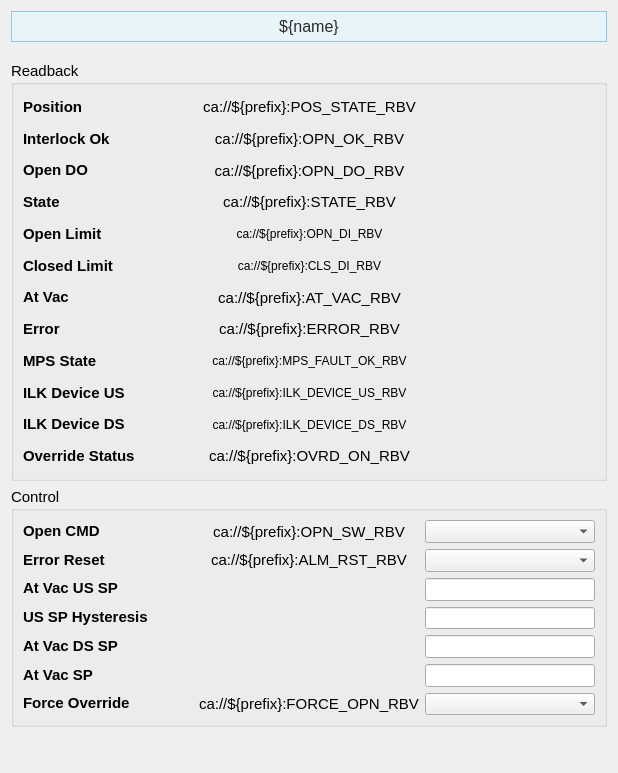
<?xml version="1.0" encoding="UTF-8"?>
<ui version="4.0">
 <class>Form</class>
 <widget class="QWidget" name="Form">
  <property name="geometry">
   <rect>
    <x>0</x>
    <y>0</y>
    <width>618</width>
    <height>773</height>
   </rect>
  </property>
  <property name="sizePolicy">
   <sizepolicy hsizetype="Preferred" vsizetype="Preferred">
    <horstretch>0</horstretch>
    <verstretch>0</verstretch>
   </sizepolicy>
  </property>
  <property name="windowTitle">
   <string>Form</string>
  </property>
  <layout class="QVBoxLayout" name="verticalLayout_7">
   <item>
    <widget class="PyDMLabel" name="PyDMLabel_11">
     <property name="maximumSize">
      <size>
       <width>16777215</width>
       <height>40</height>
      </size>
     </property>
     <property name="font">
      <font>
       <pointsize>12</pointsize>
      </font>
     </property>
     <property name="toolTip">
      <string/>
     </property>
     <property name="styleSheet">
      <string notr="true">    background-color: #e8f4f8;

    border: 1px solid #90c8e0;

    padding: 5px;

    color: rgb(43, 43, 43);</string>
     </property>
     <property name="text">
      <string>${name}</string>
     </property>
     <property name="alignment">
      <set>Qt::AlignCenter</set>
     </property>
    </widget>
   </item>
   <item>
    <spacer name="verticalSpacer_2">
     <property name="orientation">
      <enum>Qt::Vertical</enum>
     </property>
     <property name="sizeType">
      <enum>QSizePolicy::Fixed</enum>
     </property>
     <property name="sizeHint" stdset="0">
      <size>
       <width>20</width>
       <height>13</height>
      </size>
     </property>
    </spacer>
   </item>
   <item>
    <widget class="QGroupBox" name="groupBox">
     <property name="sizePolicy">
      <sizepolicy hsizetype="Preferred" vsizetype="Fixed">
       <horstretch>0</horstretch>
       <verstretch>0</verstretch>
      </sizepolicy>
     </property>
     <property name="minimumSize">
      <size>
       <width>0</width>
       <height>420</height>
      </size>
     </property>
     <property name="font">
      <font>
       <pointsize>11</pointsize>
      </font>
     </property>
     <property name="title">
      <string>Readback</string>
     </property>
     <layout class="QVBoxLayout" name="verticalLayout_14">
      <item>
       <layout class="QHBoxLayout" name="horizontalLayout_4" stretch="1,1,1">
        <item>
         <layout class="QVBoxLayout" name="verticalLayout">
          <item>
           <widget class="QLabel" name="interlock_ok_label_13">
            <property name="font">
             <font>
              <pointsize>11</pointsize>
             </font>
            </property>
            <property name="styleSheet">
             <string/>
            </property>
            <property name="text">
             <string>&lt;html&gt;&lt;head/&gt;&lt;body&gt;&lt;p&gt;&lt;span style=&quot; font-weight:600;&quot;&gt;Position&lt;/span&gt;&lt;/p&gt;&lt;/body&gt;&lt;/html&gt;</string>
            </property>
           </widget>
          </item>
          <item>
           <widget class="QLabel" name="interlock_ok_label_12">
            <property name="font">
             <font>
              <pointsize>11</pointsize>
             </font>
            </property>
            <property name="styleSheet">
             <string/>
            </property>
            <property name="text">
             <string>&lt;html&gt;&lt;head/&gt;&lt;body&gt;&lt;p&gt;&lt;span style=&quot; font-weight:600;&quot;&gt;Interlock Ok&lt;/span&gt;&lt;/p&gt;&lt;/body&gt;&lt;/html&gt;</string>
            </property>
           </widget>
          </item>
          <item>
           <widget class="QLabel" name="interlock_ok_label_14">
            <property name="font">
             <font>
              <pointsize>11</pointsize>
             </font>
            </property>
            <property name="styleSheet">
             <string/>
            </property>
            <property name="text">
             <string>&lt;html&gt;&lt;head/&gt;&lt;body&gt;&lt;p&gt;&lt;span style=&quot; font-weight:600;&quot;&gt;Open DO&lt;/span&gt;&lt;/p&gt;&lt;/body&gt;&lt;/html&gt;</string>
            </property>
           </widget>
          </item>
          <item>
           <widget class="QLabel" name="interlock_ok_label_5">
            <property name="font">
             <font>
              <pointsize>11</pointsize>
             </font>
            </property>
            <property name="styleSheet">
             <string/>
            </property>
            <property name="text">
             <string>&lt;html&gt;&lt;head/&gt;&lt;body&gt;&lt;p&gt;&lt;span style=&quot; font-weight:600;&quot;&gt;State&lt;/span&gt;&lt;/p&gt;&lt;/body&gt;&lt;/html&gt;</string>
            </property>
           </widget>
          </item>
          <item>
           <widget class="QLabel" name="interlock_ok_label_10">
            <property name="font">
             <font>
              <pointsize>11</pointsize>
             </font>
            </property>
            <property name="styleSheet">
             <string/>
            </property>
            <property name="text">
             <string>&lt;html&gt;&lt;head/&gt;&lt;body&gt;&lt;p&gt;&lt;span style=&quot; font-weight:600;&quot;&gt;Open Limit&lt;/span&gt;&lt;/p&gt;&lt;/body&gt;&lt;/html&gt;</string>
            </property>
           </widget>
          </item>
          <item>
           <widget class="QLabel" name="interlock_ok_label_11">
            <property name="font">
             <font>
              <pointsize>11</pointsize>
             </font>
            </property>
            <property name="styleSheet">
             <string/>
            </property>
            <property name="text">
             <string>&lt;html&gt;&lt;head/&gt;&lt;body&gt;&lt;p&gt;&lt;span style=&quot; font-weight:600;&quot;&gt;Closed Limit&lt;/span&gt;&lt;/p&gt;&lt;/body&gt;&lt;/html&gt;</string>
            </property>
           </widget>
          </item>
          <item>
           <widget class="QLabel" name="interlock_ok_label_2">
            <property name="font">
             <font>
              <pointsize>11</pointsize>
             </font>
            </property>
            <property name="styleSheet">
             <string/>
            </property>
            <property name="text">
             <string>&lt;html&gt;&lt;head/&gt;&lt;body&gt;&lt;p&gt;&lt;span style=&quot; font-weight:600;&quot;&gt;At Vac&lt;/span&gt;&lt;/p&gt;&lt;/body&gt;&lt;/html&gt;</string>
            </property>
           </widget>
          </item>
          <item>
           <widget class="QLabel" name="interlock_ok_label">
            <property name="font">
             <font>
              <pointsize>11</pointsize>
             </font>
            </property>
            <property name="styleSheet">
             <string/>
            </property>
            <property name="text">
             <string>&lt;html&gt;&lt;head/&gt;&lt;body&gt;&lt;p&gt;&lt;span style=&quot; font-weight:600;&quot;&gt;Error&lt;/span&gt;&lt;/p&gt;&lt;/body&gt;&lt;/html&gt;</string>
            </property>
           </widget>
          </item>
          <item>
           <widget class="QLabel" name="interlock_ok_label_7">
            <property name="font">
             <font>
              <pointsize>11</pointsize>
             </font>
            </property>
            <property name="styleSheet">
             <string/>
            </property>
            <property name="text">
             <string>&lt;html&gt;&lt;head/&gt;&lt;body&gt;&lt;p&gt;&lt;span style=&quot; font-weight:600;&quot;&gt;MPS State&lt;/span&gt;&lt;/p&gt;&lt;/body&gt;&lt;/html&gt;</string>
            </property>
           </widget>
          </item>
          <item>
           <widget class="QLabel" name="interlock_ok_label_4">
            <property name="font">
             <font>
              <pointsize>11</pointsize>
             </font>
            </property>
            <property name="styleSheet">
             <string/>
            </property>
            <property name="text">
             <string>&lt;html&gt;&lt;head/&gt;&lt;body&gt;&lt;p&gt;&lt;span style=&quot; font-weight:600;&quot;&gt;ILK Device US&lt;/span&gt;&lt;/p&gt;&lt;/body&gt;&lt;/html&gt;</string>
            </property>
           </widget>
          </item>
          <item>
           <widget class="QLabel" name="interlock_ok_label_6">
            <property name="font">
             <font>
              <pointsize>11</pointsize>
             </font>
            </property>
            <property name="styleSheet">
             <string/>
            </property>
            <property name="text">
             <string>&lt;html&gt;&lt;head/&gt;&lt;body&gt;&lt;p&gt;&lt;span style=&quot; font-weight:600;&quot;&gt;ILK Device DS&lt;/span&gt;&lt;/p&gt;&lt;/body&gt;&lt;/html&gt;</string>
            </property>
           </widget>
          </item>
          <item>
           <widget class="QLabel" name="interlock_ok_label_17">
            <property name="font">
             <font>
              <pointsize>11</pointsize>
             </font>
            </property>
            <property name="styleSheet">
             <string/>
            </property>
            <property name="text">
             <string>&lt;html&gt;&lt;head/&gt;&lt;body&gt;&lt;p&gt;&lt;span style=&quot; font-weight:600;&quot;&gt;Override Status&lt;/span&gt;&lt;/p&gt;&lt;/body&gt;&lt;/html&gt;</string>
            </property>
           </widget>
          </item>
         </layout>
        </item>
        <item>
         <layout class="QVBoxLayout" name="verticalLayout_4">
          <item>
           <widget class="PyDMLabel" name="PyDMLabel_19">
            <property name="toolTip">
             <string/>
            </property>
            <property name="text">
             <string>ca://${prefix}:POS_STATE_RBV</string>
            </property>
            <property name="alignment">
             <set>Qt::AlignCenter</set>
            </property>
            <property name="channel">
             <string>ca://${prefix}:POS_STATE_RBV</string>
            </property>
           </widget>
          </item>
          <item>
           <widget class="PyDMLabel" name="PyDMLabel_17">
            <property name="toolTip">
             <string/>
            </property>
            <property name="text">
             <string>ca://${prefix}:OPN_OK_RBV</string>
            </property>
            <property name="alignment">
             <set>Qt::AlignCenter</set>
            </property>
            <property name="channel">
             <string>ca://${prefix}:OPN_OK_RBV</string>
            </property>
           </widget>
          </item>
          <item>
           <widget class="PyDMLabel" name="PyDMLabel_20">
            <property name="toolTip">
             <string/>
            </property>
            <property name="text">
             <string>ca://${prefix}:OPN_DO_RBV</string>
            </property>
            <property name="alignment">
             <set>Qt::AlignCenter</set>
            </property>
            <property name="precision">
             <number>0</number>
            </property>
            <property name="showUnits">
             <bool>false</bool>
            </property>
            <property name="precisionFromPV">
             <bool>true</bool>
            </property>
            <property name="alarmSensitiveContent">
             <bool>false</bool>
            </property>
            <property name="alarmSensitiveBorder">
             <bool>true</bool>
            </property>
            <property name="PyDMToolTip">
             <string/>
            </property>
            <property name="channel">
             <string>ca://${prefix}:OPN_DO_RBV</string>
            </property>
            <property name="enableRichText">
             <bool>false</bool>
            </property>
            <property name="displayLabelText">
             <bool>false</bool>
            </property>
            <property name="disconnectedText">
             <string/>
            </property>
           </widget>
          </item>
          <item>
           <widget class="PyDMLabel" name="PyDMLabel_8">
            <property name="toolTip">
             <string/>
            </property>
            <property name="text">
             <string>ca://${prefix}:STATE_RBV</string>
            </property>
            <property name="alignment">
             <set>Qt::AlignCenter</set>
            </property>
            <property name="channel">
             <string>ca://${prefix}:STATE_RBV</string>
            </property>
           </widget>
          </item>
          <item>
           <widget class="PyDMLabel" name="PyDMLabel_16">
            <property name="font">
             <font>
              <pointsize>9</pointsize>
             </font>
            </property>
            <property name="toolTip">
             <string/>
            </property>
            <property name="text">
             <string>ca://${prefix}:OPN_DI_RBV</string>
            </property>
            <property name="alignment">
             <set>Qt::AlignCenter</set>
            </property>
            <property name="channel">
             <string>ca://${prefix}:OPN_DI_RBV</string>
            </property>
           </widget>
          </item>
          <item>
           <widget class="PyDMLabel" name="PyDMLabel_18">
            <property name="font">
             <font>
              <pointsize>9</pointsize>
             </font>
            </property>
            <property name="toolTip">
             <string/>
            </property>
            <property name="text">
             <string>ca://${prefix}:CLS_DI_RBV</string>
            </property>
            <property name="alignment">
             <set>Qt::AlignCenter</set>
            </property>
            <property name="channel">
             <string>ca://${prefix}:CLS_DI_RBV</string>
            </property>
           </widget>
          </item>
          <item>
           <widget class="PyDMLabel" name="PyDMLabel_14">
            <property name="toolTip">
             <string/>
            </property>
            <property name="text">
             <string>ca://${prefix}:AT_VAC_RBV</string>
            </property>
            <property name="alignment">
             <set>Qt::AlignCenter</set>
            </property>
            <property name="channel">
             <string>ca://${prefix}:AT_VAC_RBV</string>
            </property>
           </widget>
          </item>
          <item>
           <widget class="PyDMLabel" name="PyDMLabel_15">
            <property name="toolTip">
             <string/>
            </property>
            <property name="text">
             <string>ca://${prefix}:ERROR_RBV</string>
            </property>
            <property name="alignment">
             <set>Qt::AlignCenter</set>
            </property>
            <property name="channel">
             <string>ca://${prefix}:ERROR_RBV</string>
            </property>
           </widget>
          </item>
          <item>
           <widget class="PyDMLabel" name="PyDMLabel_12">
            <property name="font">
             <font>
              <pointsize>9</pointsize>
             </font>
            </property>
            <property name="toolTip">
             <string/>
            </property>
            <property name="text">
             <string>ca://${prefix}:MPS_FAULT_OK_RBV</string>
            </property>
            <property name="alignment">
             <set>Qt::AlignCenter</set>
            </property>
            <property name="channel">
             <string>ca://${prefix}:MPS_FAULT_OK_RBV</string>
            </property>
           </widget>
          </item>
          <item>
           <widget class="PyDMLabel" name="PyDMLabel_9">
            <property name="font">
             <font>
              <pointsize>9</pointsize>
             </font>
            </property>
            <property name="toolTip">
             <string/>
            </property>
            <property name="text">
             <string>ca://${prefix}:ILK_DEVICE_US_RBV</string>
            </property>
            <property name="alignment">
             <set>Qt::AlignCenter</set>
            </property>
            <property name="channel">
             <string>ca://${prefix}:ILK_DEVICE_US_RBV</string>
            </property>
            <property name="displayFormat">
             <enum>PyDMLabel::String</enum>
            </property>
           </widget>
          </item>
          <item>
           <widget class="PyDMLabel" name="PyDMLabel_10">
            <property name="font">
             <font>
              <pointsize>9</pointsize>
             </font>
            </property>
            <property name="toolTip">
             <string/>
            </property>
            <property name="text">
             <string>ca://${prefix}:ILK_DEVICE_DS_RBV</string>
            </property>
            <property name="alignment">
             <set>Qt::AlignCenter</set>
            </property>
            <property name="channel">
             <string>ca://${prefix}:ILK_DEVICE_DS_RBV</string>
            </property>
            <property name="displayFormat">
             <enum>PyDMLabel::String</enum>
            </property>
           </widget>
          </item>
          <item>
           <widget class="PyDMLabel" name="PyDMLabel_23">
            <property name="toolTip">
             <string/>
            </property>
            <property name="text">
             <string>ca://${prefix}:OVRD_ON_RBV</string>
            </property>
            <property name="alignment">
             <set>Qt::AlignCenter</set>
            </property>
            <property name="channel">
             <string>ca://${prefix}:OVRD_ON_RBV</string>
            </property>
           </widget>
          </item>
         </layout>
        </item>
        <item>
         <layout class="QVBoxLayout" name="verticalLayout_3">
          <item>
           <widget class="QLabel" name="label_3">
            <property name="text">
             <string/>
            </property>
           </widget>
          </item>
          <item>
           <widget class="QLabel" name="label_6">
            <property name="text">
             <string/>
            </property>
           </widget>
          </item>
          <item>
           <widget class="QLabel" name="label_12">
            <property name="text">
             <string/>
            </property>
           </widget>
          </item>
          <item>
           <widget class="QLabel" name="label_14">
            <property name="text">
             <string/>
            </property>
           </widget>
          </item>
          <item>
           <widget class="QLabel" name="label_15">
            <property name="text">
             <string/>
            </property>
           </widget>
          </item>
          <item>
           <widget class="QLabel" name="label_13">
            <property name="text">
             <string/>
            </property>
           </widget>
          </item>
          <item>
           <widget class="QLabel" name="label_9">
            <property name="text">
             <string/>
            </property>
           </widget>
          </item>
         </layout>
        </item>
       </layout>
      </item>
     </layout>
    </widget>
   </item>
   <item>
    <widget class="QGroupBox" name="groupBox_2">
     <property name="sizePolicy">
      <sizepolicy hsizetype="Preferred" vsizetype="Fixed">
       <horstretch>0</horstretch>
       <verstretch>0</verstretch>
      </sizepolicy>
     </property>
     <property name="minimumSize">
      <size>
       <width>0</width>
       <height>240</height>
      </size>
     </property>
     <property name="font">
      <font>
       <pointsize>11</pointsize>
      </font>
     </property>
     <property name="title">
      <string>Control</string>
     </property>
     <layout class="QVBoxLayout" name="verticalLayout_15">
      <item>
       <layout class="QHBoxLayout" name="horizontalLayout_5" stretch="1,1,1">
        <item>
         <layout class="QVBoxLayout" name="verticalLayout_2">
          <item>
           <widget class="QLabel" name="interlock_ok_label_15">
            <property name="font">
             <font>
              <pointsize>11</pointsize>
             </font>
            </property>
            <property name="styleSheet">
             <string/>
            </property>
            <property name="text">
             <string>&lt;html&gt;&lt;head/&gt;&lt;body&gt;&lt;p&gt;&lt;span style=&quot; font-weight:600;&quot;&gt;Open CMD&lt;/span&gt;&lt;/p&gt;&lt;/body&gt;&lt;/html&gt;</string>
            </property>
           </widget>
          </item>
          <item>
           <widget class="QLabel" name="interlock_ok_label_16">
            <property name="font">
             <font>
              <pointsize>11</pointsize>
             </font>
            </property>
            <property name="styleSheet">
             <string/>
            </property>
            <property name="text">
             <string>&lt;html&gt;&lt;head/&gt;&lt;body&gt;&lt;p&gt;&lt;span style=&quot; font-weight:600;&quot;&gt;Error Reset&lt;/span&gt;&lt;/p&gt;&lt;/body&gt;&lt;/html&gt;</string>
            </property>
           </widget>
          </item>
          <item>
           <widget class="QLabel" name="interlock_ok_label_19">
            <property name="font">
             <font>
              <pointsize>11</pointsize>
             </font>
            </property>
            <property name="styleSheet">
             <string/>
            </property>
            <property name="text">
             <string>&lt;html&gt;&lt;head/&gt;&lt;body&gt;&lt;p&gt;&lt;span style=&quot; font-weight:600;&quot;&gt;At Vac US SP&lt;/span&gt;&lt;/p&gt;&lt;/body&gt;&lt;/html&gt;</string>
            </property>
           </widget>
          </item>
          <item>
           <widget class="QLabel" name="interlock_ok_label_9">
            <property name="font">
             <font>
              <pointsize>11</pointsize>
             </font>
            </property>
            <property name="styleSheet">
             <string/>
            </property>
            <property name="text">
             <string>&lt;html&gt;&lt;head/&gt;&lt;body&gt;&lt;p&gt;&lt;span style=&quot; font-weight:600;&quot;&gt;US SP Hysteresis&lt;/span&gt;&lt;/p&gt;&lt;/body&gt;&lt;/html&gt;</string>
            </property>
           </widget>
          </item>
          <item>
           <widget class="QLabel" name="interlock_ok_label_20">
            <property name="font">
             <font>
              <pointsize>11</pointsize>
             </font>
            </property>
            <property name="styleSheet">
             <string/>
            </property>
            <property name="text">
             <string>&lt;html&gt;&lt;head/&gt;&lt;body&gt;&lt;p&gt;&lt;span style=&quot; font-weight:600;&quot;&gt;At Vac DS SP&lt;/span&gt;&lt;/p&gt;&lt;/body&gt;&lt;/html&gt;</string>
            </property>
           </widget>
          </item>
          <item>
           <widget class="QLabel" name="interlock_ok_label_3">
            <property name="font">
             <font>
              <pointsize>11</pointsize>
             </font>
            </property>
            <property name="styleSheet">
             <string/>
            </property>
            <property name="text">
             <string>&lt;html&gt;&lt;head/&gt;&lt;body&gt;&lt;p&gt;&lt;span style=&quot; font-weight:600;&quot;&gt;At Vac SP&lt;/span&gt;&lt;/p&gt;&lt;/body&gt;&lt;/html&gt;</string>
            </property>
           </widget>
          </item>
          <item>
           <widget class="QLabel" name="interlock_ok_label_18">
            <property name="font">
             <font>
              <pointsize>11</pointsize>
             </font>
            </property>
            <property name="styleSheet">
             <string/>
            </property>
            <property name="text">
             <string>&lt;html&gt;&lt;head/&gt;&lt;body&gt;&lt;p&gt;&lt;span style=&quot; font-weight:600;&quot;&gt;Force Override&lt;/span&gt;&lt;/p&gt;&lt;/body&gt;&lt;/html&gt;</string>
            </property>
           </widget>
          </item>
         </layout>
        </item>
        <item>
         <layout class="QVBoxLayout" name="verticalLayout_5">
          <item>
           <widget class="PyDMLabel" name="PyDMLabel_21">
            <property name="toolTip">
             <string/>
            </property>
            <property name="text">
             <string>ca://${prefix}:OPN_SW_RBV</string>
            </property>
            <property name="alignment">
             <set>Qt::AlignCenter</set>
            </property>
            <property name="precision">
             <number>0</number>
            </property>
            <property name="showUnits">
             <bool>false</bool>
            </property>
            <property name="precisionFromPV">
             <bool>true</bool>
            </property>
            <property name="alarmSensitiveContent">
             <bool>false</bool>
            </property>
            <property name="alarmSensitiveBorder">
             <bool>true</bool>
            </property>
            <property name="PyDMToolTip">
             <string/>
            </property>
            <property name="channel">
             <string>ca://${prefix}:OPN_SW_RBV</string>
            </property>
            <property name="enableRichText">
             <bool>false</bool>
            </property>
            <property name="displayLabelText">
             <bool>false</bool>
            </property>
            <property name="disconnectedText">
             <string/>
            </property>
           </widget>
          </item>
          <item>
           <widget class="PyDMLabel" name="PyDMLabel_22">
            <property name="toolTip">
             <string/>
            </property>
            <property name="text">
             <string>ca://${prefix}:ALM_RST_RBV</string>
            </property>
            <property name="alignment">
             <set>Qt::AlignCenter</set>
            </property>
            <property name="precision">
             <number>0</number>
            </property>
            <property name="showUnits">
             <bool>false</bool>
            </property>
            <property name="precisionFromPV">
             <bool>true</bool>
            </property>
            <property name="alarmSensitiveContent">
             <bool>false</bool>
            </property>
            <property name="alarmSensitiveBorder">
             <bool>true</bool>
            </property>
            <property name="PyDMToolTip">
             <string/>
            </property>
            <property name="channel">
             <string>ca://${prefix}:ALM_RST_RBV</string>
            </property>
            <property name="enableRichText">
             <bool>false</bool>
            </property>
            <property name="displayLabelText">
             <bool>false</bool>
            </property>
            <property name="disconnectedText">
             <string/>
            </property>
           </widget>
          </item>
          <item>
           <widget class="PyDMLabel" name="PyDMLabel_6">
            <property name="toolTip">
             <string/>
            </property>
            <property name="text">
             <string/>
            </property>
            <property name="alignment">
             <set>Qt::AlignCenter</set>
            </property>
            <property name="channel">
             <string>ca://${prefix}:AT_VAC_SP_RBV</string>
            </property>
            <property name="displayFormat">
             <enum>PyDMLabel::Exponential</enum>
            </property>
           </widget>
          </item>
          <item>
           <widget class="PyDMLabel" name="PyDMLabel_7">
            <property name="toolTip">
             <string/>
            </property>
            <property name="text">
             <string/>
            </property>
            <property name="alignment">
             <set>Qt::AlignCenter</set>
            </property>
            <property name="channel">
             <string>ca://${prefix}:AT_VAC_HYS_RBV</string>
            </property>
            <property name="displayFormat">
             <enum>PyDMLabel::Exponential</enum>
            </property>
           </widget>
          </item>
          <item>
           <widget class="PyDMLabel" name="PyDMLabel_26">
            <property name="toolTip">
             <string/>
            </property>
            <property name="text">
             <string/>
            </property>
            <property name="alignment">
             <set>Qt::AlignCenter</set>
            </property>
            <property name="channel">
             <string>ca://${prefix}:AT_VAC_SP_DS_RBV</string>
            </property>
            <property name="displayFormat">
             <enum>PyDMLabel::Exponential</enum>
            </property>
           </widget>
          </item>
          <item>
           <widget class="PyDMLabel" name="PyDMLabel_25">
            <property name="toolTip">
             <string/>
            </property>
            <property name="text">
             <string/>
            </property>
            <property name="alignment">
             <set>Qt::AlignCenter</set>
            </property>
            <property name="precision">
             <number>0</number>
            </property>
            <property name="showUnits">
             <bool>false</bool>
            </property>
            <property name="precisionFromPV">
             <bool>true</bool>
            </property>
            <property name="alarmSensitiveContent">
             <bool>false</bool>
            </property>
            <property name="alarmSensitiveBorder">
             <bool>true</bool>
            </property>
            <property name="PyDMToolTip">
             <string/>
            </property>
            <property name="channel">
             <string>ca://${prefix}:AT_VAC_HYS_DS_RBV</string>
            </property>
            <property name="enableRichText">
             <bool>false</bool>
            </property>
            <property name="displayLabelText">
             <bool>false</bool>
            </property>
            <property name="disconnectedText">
             <string/>
            </property>
            <property name="displayFormat">
             <enum>PyDMLabel::Exponential</enum>
            </property>
           </widget>
          </item>
          <item>
           <widget class="PyDMLabel" name="PyDMLabel_24">
            <property name="toolTip">
             <string/>
            </property>
            <property name="text">
             <string notr="true">ca://${prefix}:FORCE_OPN_RBV</string>
            </property>
            <property name="alignment">
             <set>Qt::AlignCenter</set>
            </property>
            <property name="channel">
             <string>ca://${prefix}:FORCE_OPN_RBV</string>
            </property>
           </widget>
          </item>
         </layout>
        </item>
        <item>
         <layout class="QVBoxLayout" name="verticalLayout_6">
          <item>
           <widget class="PyDMEnumComboBox" name="PyDMEnumComboBox">
            <property name="toolTip">
             <string/>
            </property>
            <property name="channel">
             <string>ca://${prefix}:OPN_SW</string>
            </property>
           </widget>
          </item>
          <item>
           <widget class="PyDMEnumComboBox" name="PyDMEnumComboBox_2">
            <property name="toolTip">
             <string/>
            </property>
            <property name="channel">
             <string>ca://${prefix}:ALM_RST</string>
            </property>
           </widget>
          </item>
          <item>
           <widget class="PyDMLineEdit" name="PyDMLineEdit">
            <property name="toolTip">
             <string/>
            </property>
            <property name="showUnits">
             <bool>true</bool>
            </property>
            <property name="channel">
             <string>ca://${prefix}:AT_VAC_SP</string>
            </property>
            <property name="displayFormat">
             <enum>PyDMLineEdit::Exponential</enum>
            </property>
           </widget>
          </item>
          <item>
           <widget class="PyDMLineEdit" name="PyDMLineEdit_3">
            <property name="toolTip">
             <string/>
            </property>
            <property name="showUnits">
             <bool>true</bool>
            </property>
            <property name="channel">
             <string>ca://${prefix}:AT_VAC_HYS</string>
            </property>
            <property name="displayFormat">
             <enum>PyDMLineEdit::Exponential</enum>
            </property>
           </widget>
          </item>
          <item>
           <widget class="PyDMLineEdit" name="PyDMLineEdit_4">
            <property name="toolTip">
             <string/>
            </property>
            <property name="showUnits">
             <bool>true</bool>
            </property>
            <property name="channel">
             <string>ca://${prefix}:AT_VAC_SP_DS</string>
            </property>
            <property name="displayFormat">
             <enum>PyDMLineEdit::Exponential</enum>
            </property>
           </widget>
          </item>
          <item>
           <widget class="PyDMLineEdit" name="PyDMLineEdit_2">
            <property name="toolTip">
             <string/>
            </property>
            <property name="showUnits">
             <bool>true</bool>
            </property>
            <property name="channel">
             <string>ca://${prefix}:AT_VAC_HYS_DS</string>
            </property>
            <property name="displayFormat">
             <enum>PyDMLineEdit::Exponential</enum>
            </property>
           </widget>
          </item>
          <item>
           <widget class="PyDMEnumComboBox" name="PyDMEnumComboBox_3">
            <property name="toolTip">
             <string/>
            </property>
            <property name="channel">
             <string>ca://${prefix}:FORCE_OPN</string>
            </property>
           </widget>
          </item>
         </layout>
        </item>
       </layout>
      </item>
     </layout>
    </widget>
   </item>
   <item>
    <spacer name="verticalSpacer">
     <property name="orientation">
      <enum>Qt::Vertical</enum>
     </property>
     <property name="sizeHint" stdset="0">
      <size>
       <width>20</width>
       <height>89</height>
      </size>
     </property>
    </spacer>
   </item>
  </layout>
 </widget>
 <customwidgets>
  <customwidget>
   <class>PyDMEnumComboBox</class>
   <extends>QComboBox</extends>
   <header>pydm.widgets.enum_combo_box</header>
  </customwidget>
  <customwidget>
   <class>PyDMLineEdit</class>
   <extends>QLineEdit</extends>
   <header>pydm.widgets.line_edit</header>
  </customwidget>
  <customwidget>
   <class>PyDMLabel</class>
   <extends>QLabel</extends>
   <header>pydm.widgets.label</header>
  </customwidget>
 </customwidgets>
 <resources/>
 <connections/>
</ui>
